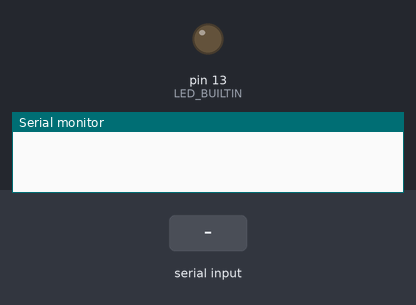
The sketch below on a simulated Arduino Uno, built with avr-gcc and run on an emulated ATmega328P. Parts: output pins drawn as LEDs (lit = HIGH), the last lines printed to the serial monitor. The inputs (shaded band) are chosen by the test bench.

Above: at 1.2 s.
1.3 s: "led" received over Serial
At 2.9 s:
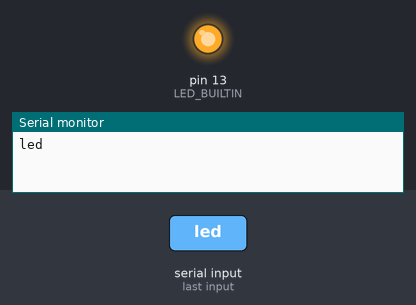
Timing chart, 0 to 4.4 s (numbered marks = the images above; inputs shaded):
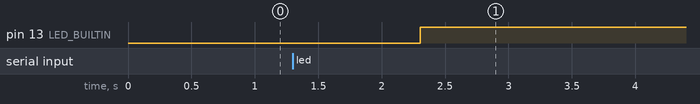

The sketch:

test.ino
```cpp
boolean led;
String a;

void setup() {
  Serial.begin(9600);
  a = "";
  pinMode(LED_BUILTIN, OUTPUT);
  digitalWrite(LED_BUILTIN, LOW);
  led = false;
}

void loop() {
  a = Serial.readString();
  if(a.equals("led")) {
    digitalWrite(LED_BUILTIN, toggleLed());
    Serial.println(a);
    delay(1500);
  }

}

boolean toggleLed() {
  led = !led;
  return led;
}
```

Measured:
- after the input at 1.3 s, pin 13 (LED_BUILTIN): LOW → HIGH after 1.0 s
